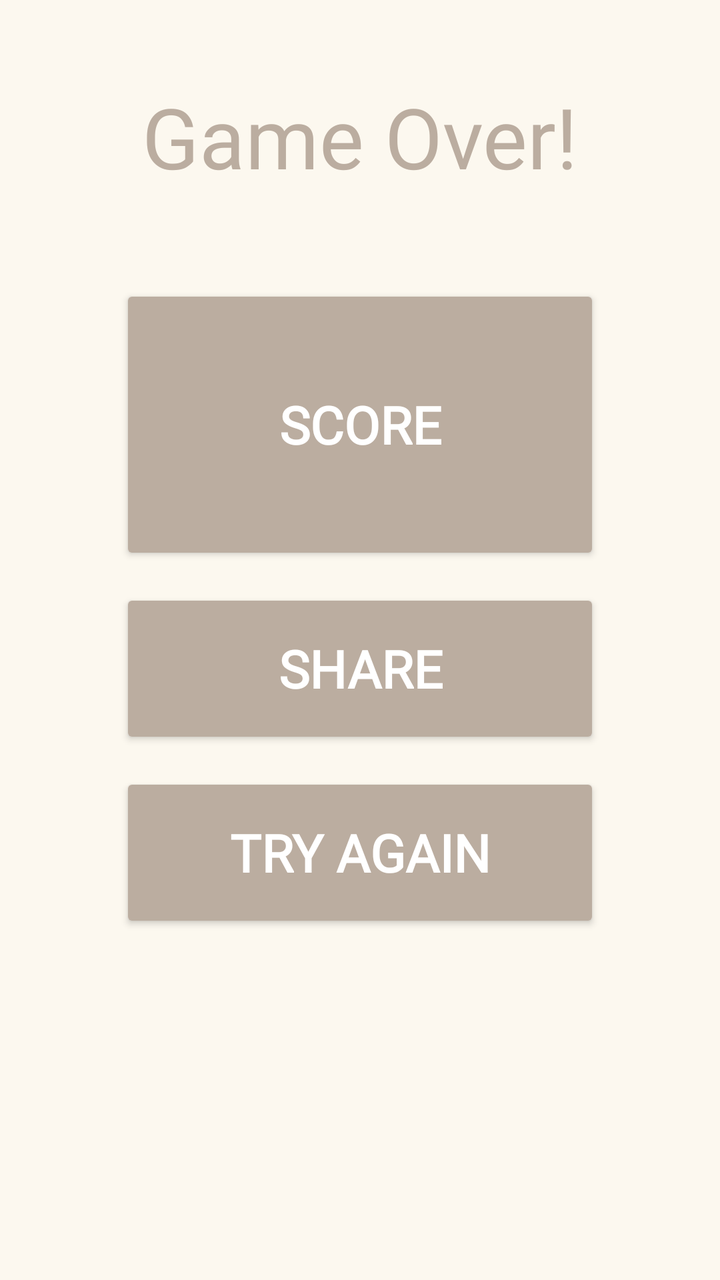
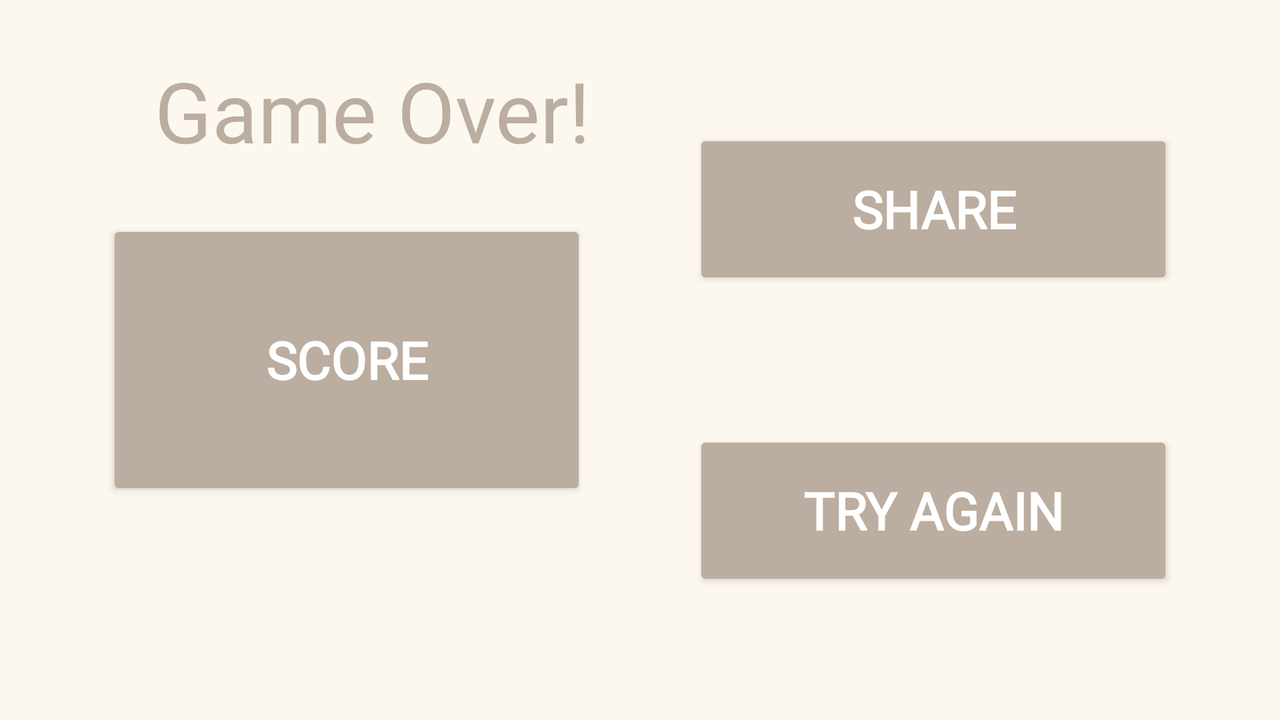

One screen, two layout resources from the same app: the default and the repository's alternative for another configuration. Each is rendered where Android would select it; the XML of both is given below.
<!-- AndroidManifest.xml: application theme Theme._2048app -->
<!-- res/layout/screen_finish.xml -->
<?xml version="1.0" encoding="utf-8"?>
<LinearLayout xmlns:android="http://schemas.android.com/apk/res/android"
    android:layout_width="match_parent"
    android:layout_height="match_parent"
    android:background="@color/bg_color"
    android:gravity="center_horizontal"
    android:orientation="vertical">

    <TextView
        android:layout_width="wrap_content"
        android:layout_height="wrap_content"
        android:layout_marginVertical="40dp"
        android:fontFamily="@font/oswald_medium"
        android:text="Game Over!"
        android:textColor="@color/btn_color"
        android:textSize="42sp" />

    <androidx.appcompat.widget.AppCompatButton
        android:id="@+id/btn_score"
        android:layout_width="240dp"
        android:layout_height="140dp"
        android:layout_marginVertical="6dp"
        android:backgroundTint="@color/btn_color"
        android:fontFamily="@font/oswald_medium"
        android:text="SCORE"
        android:textColor="@color/white"
        android:textSize="26sp"
        android:textStyle="bold" />

    <androidx.appcompat.widget.AppCompatButton
        android:id="@+id/btn_share"
        android:layout_width="240dp"
        android:layout_height="80dp"
        android:layout_marginVertical="6dp"
        android:backgroundTint="@color/btn_color"
        android:fontFamily="@font/oswald_medium"
        android:text="@string/share"
        android:textColor="@color/white"
        android:textSize="26sp"
        android:textStyle="bold" />

    <androidx.appcompat.widget.AppCompatButton
        android:id="@+id/btn_try_again"
        android:layout_width="240dp"
        android:layout_height="80dp"
        android:layout_marginVertical="6dp"
        android:backgroundTint="@color/btn_color"
        android:fontFamily="@font/oswald_medium"
        android:text="@string/try_again"
        android:textColor="@color/white"
        android:textSize="26sp"
        android:textStyle="bold" />














</LinearLayout>
<!-- resources referenced by this layout -->
<resources>
  <color name="bg_color">#fcf8ef</color>
  <color name="btn_color">#bbada0</color>
  <color name="white">#FFFFFFFF</color>
  <string name="share">SHARE</string>
  <string name="try_again">TRY AGAIN</string>
  <style name="Theme._2048app" parent="Base.Theme._2048app" />
  <style name="Base.Theme._2048app" parent="Theme.Material3.DayNight.NoActionBar">
          
           <item name="colorPrimary">@color/bg_color</item>
      </style>
</resources>
<!-- res/layout-land/screen_finish.xml (the repository's variant of the layout above) -->
<!-- drawn on the phone turned sideways -->
<?xml version="1.0" encoding="utf-8"?>
<androidx.constraintlayout.widget.ConstraintLayout xmlns:android="http://schemas.android.com/apk/res/android"
    xmlns:app="http://schemas.android.com/apk/res-auto"
    android:layout_width="match_parent"
    android:layout_height="match_parent"
    android:background="@color/bg_color"
    android:orientation="vertical">

    <TextView
        android:layout_width="wrap_content"
        android:layout_height="wrap_content"
        android:fontFamily="@font/oswald_medium"
        android:text="Game Over!"
        android:textColor="@color/btn_color"
        android:textSize="42sp"
        app:layout_constraintBottom_toTopOf="@+id/btn_score"
        app:layout_constraintEnd_toEndOf="parent"
        app:layout_constraintHorizontal_bias="0.065"
        app:layout_constraintStart_toStartOf="@id/btn_score"
        app:layout_constraintTop_toTopOf="parent" />

    <androidx.appcompat.widget.AppCompatButton
        android:id="@+id/btn_score"
        android:layout_width="240dp"
        android:layout_height="140dp"
        android:layout_marginVertical="6dp"
        android:backgroundTint="@color/btn_color"
        android:fontFamily="@font/oswald_medium"
        android:text="SCORE"
        android:textColor="@color/white"
        android:textSize="26sp"
        app:layout_constraintEnd_toStartOf="@id/btn_share"
        android:textStyle="bold"
        app:layout_constraintBottom_toBottomOf="parent"
        app:layout_constraintStart_toStartOf="parent"
        app:layout_constraintTop_toTopOf="parent" />

    <androidx.appcompat.widget.AppCompatButton
        android:id="@+id/btn_share"
        android:layout_width="240dp"
        android:layout_height="80dp"
        android:layout_marginVertical="6dp"
        android:backgroundTint="@color/btn_color"
        android:fontFamily="@font/oswald_medium"
        android:text="@string/share"
        android:textColor="@color/white"
        android:textSize="26sp"
        android:textStyle="bold"
        app:layout_constraintBottom_toTopOf="@id/btn_try_again"
        app:layout_constraintEnd_toEndOf="parent"
        app:layout_constraintHorizontal_bias="0.498"
        app:layout_constraintStart_toEndOf="@+id/btn_score"
        app:layout_constraintTop_toTopOf="parent"
        app:layout_constraintVertical_bias="0.287" />

    <androidx.appcompat.widget.AppCompatButton
        android:id="@+id/btn_try_again"
        android:layout_width="240dp"
        android:layout_height="80dp"
        android:layout_marginVertical="6dp"
        android:backgroundTint="@color/btn_color"
        android:fontFamily="@font/oswald_medium"
        android:text="@string/try_again"
        android:textColor="@color/white"
        android:textSize="26sp"
        android:textStyle="bold"
        app:layout_constraintBottom_toBottomOf="parent"
        app:layout_constraintEnd_toEndOf="parent"
        app:layout_constraintStart_toEndOf="@+id/btn_score"
        app:layout_constraintTop_toBottomOf="@+id/btn_share" />

    
    
    
    
    
    
    
    
    
    
    


</androidx.constraintlayout.widget.ConstraintLayout>
